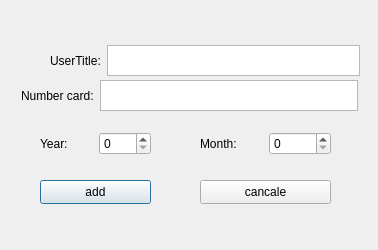
<?xml version="1.0" encoding="UTF-8"?>
<ui version="4.0">
 <class>Bankcard</class>
 <widget class="QDialog" name="Bankcard">
  <property name="geometry">
   <rect>
    <x>0</x>
    <y>0</y>
    <width>378</width>
    <height>250</height>
   </rect>
  </property>
  <property name="windowTitle">
   <string>Dialog</string>
  </property>
  <widget class="QPushButton" name="pushButton_Add">
   <property name="geometry">
    <rect>
     <x>40</x>
     <y>180</y>
     <width>111</width>
     <height>24</height>
    </rect>
   </property>
   <property name="text">
    <string>add</string>
   </property>
  </widget>
  <widget class="QPushButton" name="pushButton_Cancale">
   <property name="geometry">
    <rect>
     <x>200</x>
     <y>180</y>
     <width>131</width>
     <height>24</height>
    </rect>
   </property>
   <property name="text">
    <string>cancale</string>
   </property>
  </widget>
  <widget class="QWidget" name="">
   <property name="geometry">
    <rect>
     <x>50</x>
     <y>45</y>
     <width>310</width>
     <height>31</height>
    </rect>
   </property>
   <layout class="QHBoxLayout" name="horizontalLayout">
    <item>
     <widget class="QLabel" name="label_Title">
      <property name="text">
       <string>UserTitle:</string>
      </property>
     </widget>
    </item>
    <item>
     <widget class="QTextEdit" name="textEdit_Title"/>
    </item>
   </layout>
  </widget>
  <widget class="QWidget" name="">
   <property name="geometry">
    <rect>
     <x>21</x>
     <y>80</y>
     <width>337</width>
     <height>31</height>
    </rect>
   </property>
   <layout class="QHBoxLayout" name="horizontalLayout_2">
    <item>
     <widget class="QLabel" name="label_Numbercard">
      <property name="text">
       <string>Number card:</string>
      </property>
     </widget>
    </item>
    <item>
     <widget class="QTextEdit" name="textEdit_Numbercard"/>
    </item>
   </layout>
  </widget>
  <widget class="QWidget" name="">
   <property name="geometry">
    <rect>
     <x>200</x>
     <y>130</y>
     <width>131</width>
     <height>27</height>
    </rect>
   </property>
   <layout class="QHBoxLayout" name="horizontalLayout_3">
    <item>
     <widget class="QLabel" name="label_Month">
      <property name="text">
       <string>Month:</string>
      </property>
     </widget>
    </item>
    <item>
     <widget class="QSpinBox" name="spinBox_Month"/>
    </item>
   </layout>
  </widget>
  <widget class="QWidget" name="">
   <property name="geometry">
    <rect>
     <x>40</x>
     <y>130</y>
     <width>111</width>
     <height>27</height>
    </rect>
   </property>
   <layout class="QHBoxLayout" name="horizontalLayout_4">
    <item>
     <widget class="QLabel" name="label_Year">
      <property name="text">
       <string>Year:</string>
      </property>
     </widget>
    </item>
    <item>
     <widget class="QSpinBox" name="spinBox_Year"/>
    </item>
   </layout>
  </widget>
 </widget>
 <resources/>
 <connections/>
</ui>
